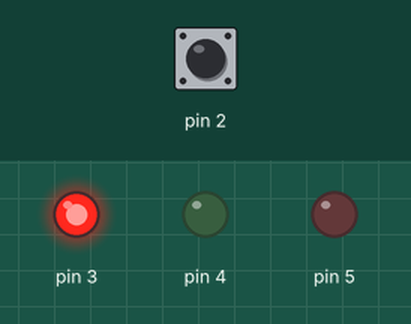
A sketch run on a simulated Arduino Uno, built with avr-gcc and run on an emulated ATmega328P. On the bench: output pins drawn as LEDs (lit = HIGH). Dashed ring = blinking. Inputs (shaded band) come from the test bench; at power-on: pin 2 LOW.

Above: at 1.2 s.
1.3 s: pin 2 driven HIGH
At 1.42 s:
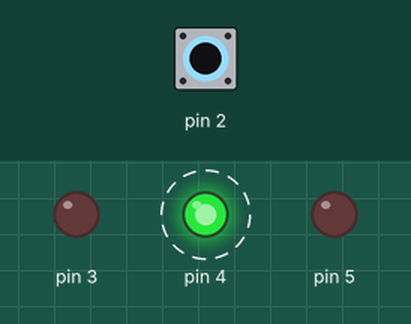
At 2.17 s:
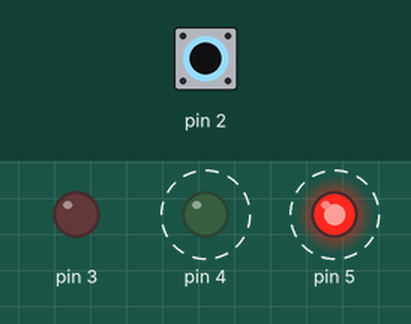
4.3 s: pin 2 driven LOW
At 5.5 s:
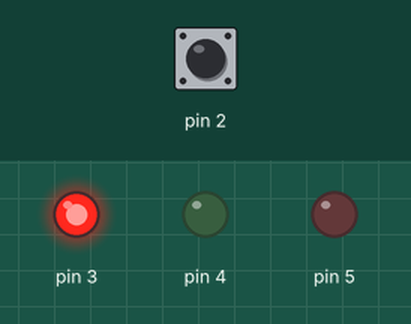
Timing chart, 0 to 7.3 s (numbered marks = the images above; inputs shaded):
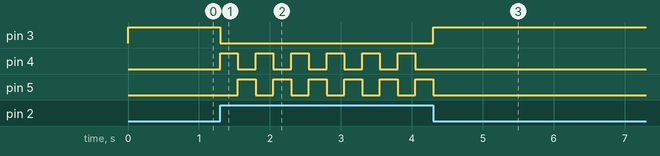

Measured:
- after the input at 1.3 s, pin 3: HIGH → LOW at once; pin 4: alternates HIGH for 0.25 s and LOW for 0.25 s, starting at once; pin 5: alternates HIGH for 0.25 s and LOW for 0.25 s, starting after 0.25 s
- after the input at 4.3 s, pin 3: LOW → HIGH at once; pin 4: stops changing and stays LOW; pin 5: goes on until 4.3 s, then stays LOW

The sketch:

spaceship.ino
```cpp
// Peripherie Interface
class Peripheral {
public:
  virtual void setup() = 0; // Setup-Methode (reine virtuelle Funktion)
};

// LED Klasse mit pin als Attribut
class LED : public Peripheral {
private:
  int pin;

//pin wird im Konstruktor übergeben und ins Attribut geschrieben
public:
  LED(int pin) : pin(pin) {}

  //implementiert setup() der Peripheral-Klasse, bei Aufruf auf Objekt ist pin gesetzt
  //damit wird gearbeitet
  void setup() {
    pinMode(pin, OUTPUT);
  }

  // arbeiten mit pin-Attribut
  void turnOn() {
    digitalWrite(pin, HIGH);
  }

  // arbeiten mit pin-Attribut
  void turnOff() {
    digitalWrite(pin, LOW);
  }
};

// Schalter Klasse
class Switch : public Peripheral {
private:
  int pin;

public:
  Switch(int pin) : pin(pin) {}

  void setup() {
    pinMode(pin, INPUT);
  }

  bool isPressed() {
    return digitalRead(pin) == HIGH;
  }
};

// Hauptprogramm
LED ledRight(3); // LED an Pin 3
LED ledMiddle(4);
LED ledLeft(5);
Switch button(2); // Schalter an Pin 2

void setup() {
  ledRight.setup();
  ledMiddle.setup();
  ledLeft.setup();
  button.setup();
}

void loop() {
  if (!button.isPressed()) {
    ledLeft.turnOff();
    ledRight.turnOn();
  } else {
    ledRight.turnOff();
    ledLeft.turnOff();
    ledMiddle.turnOn();
    delay(250);
    ledLeft.turnOn();
    ledMiddle.turnOff();
    delay(250);
  }
}
```
